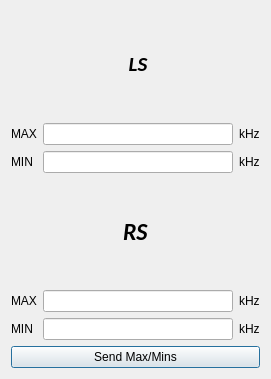
<?xml version="1.0" encoding="UTF-8"?>
<ui version="4.0">
 <class>setting</class>
 <widget class="QDialog" name="setting">
  <property name="geometry">
   <rect>
    <x>0</x>
    <y>0</y>
    <width>271</width>
    <height>379</height>
   </rect>
  </property>
  <property name="windowTitle">
   <string>Dialog</string>
  </property>
  <layout class="QGridLayout" name="gridLayout_3">
   <item row="0" column="0">
    <layout class="QVBoxLayout" name="verticalLayout">
     <item>
      <layout class="QGridLayout" name="gridLayout_2">
       <item row="1" column="0">
        <widget class="QLabel" name="label_5">
         <property name="text">
          <string>MAX</string>
         </property>
        </widget>
       </item>
       <item row="3" column="0">
        <widget class="QLabel" name="label_6">
         <property name="text">
          <string>MIN</string>
         </property>
        </widget>
       </item>
       <item row="3" column="2">
        <widget class="QLabel" name="label_7">
         <property name="text">
          <string>kHz</string>
         </property>
        </widget>
       </item>
       <item row="3" column="1">
        <widget class="QLineEdit" name="ledit_minLs"/>
       </item>
       <item row="1" column="1">
        <widget class="QLineEdit" name="ledit_maxLs"/>
       </item>
       <item row="1" column="2">
        <widget class="QLabel" name="label_8">
         <property name="text">
          <string>kHz</string>
         </property>
        </widget>
       </item>
       <item row="0" column="1">
        <widget class="QLabel" name="label_ls">
         <property name="font">
          <font>
           <family>Calibri</family>
           <pointsize>16</pointsize>
           <italic>true</italic>
           <bold>true</bold>
          </font>
         </property>
         <property name="text">
          <string>LS</string>
         </property>
         <property name="alignment">
          <set>Qt::AlignCenter</set>
         </property>
        </widget>
       </item>
      </layout>
     </item>
     <item>
      <layout class="QGridLayout" name="gridLayout">
       <item row="2" column="1">
        <widget class="QLineEdit" name="ledit_minRs"/>
       </item>
       <item row="1" column="1">
        <widget class="QLineEdit" name="ledit_maxRs"/>
       </item>
       <item row="2" column="0">
        <widget class="QLabel" name="label_2">
         <property name="text">
          <string>MIN</string>
         </property>
        </widget>
       </item>
       <item row="2" column="2">
        <widget class="QLabel" name="label_4">
         <property name="text">
          <string>kHz</string>
         </property>
        </widget>
       </item>
       <item row="1" column="2">
        <widget class="QLabel" name="label_3">
         <property name="text">
          <string>kHz</string>
         </property>
        </widget>
       </item>
       <item row="1" column="0">
        <widget class="QLabel" name="label">
         <property name="text">
          <string>MAX</string>
         </property>
        </widget>
       </item>
       <item row="0" column="1">
        <widget class="QLabel" name="label_maxRs">
         <property name="font">
          <font>
           <family>Calibri</family>
           <pointsize>18</pointsize>
           <italic>true</italic>
           <bold>true</bold>
          </font>
         </property>
         <property name="text">
          <string>RS </string>
         </property>
         <property name="alignment">
          <set>Qt::AlignCenter</set>
         </property>
        </widget>
       </item>
      </layout>
     </item>
     <item>
      <widget class="QPushButton" name="btn_send">
       <property name="text">
        <string>Send Max/Mins</string>
       </property>
      </widget>
     </item>
    </layout>
   </item>
  </layout>
 </widget>
 <tabstops>
  <tabstop>ledit_maxLs</tabstop>
  <tabstop>ledit_minLs</tabstop>
  <tabstop>ledit_maxRs</tabstop>
  <tabstop>ledit_minRs</tabstop>
  <tabstop>btn_send</tabstop>
 </tabstops>
 <resources/>
 <connections/>
</ui>
